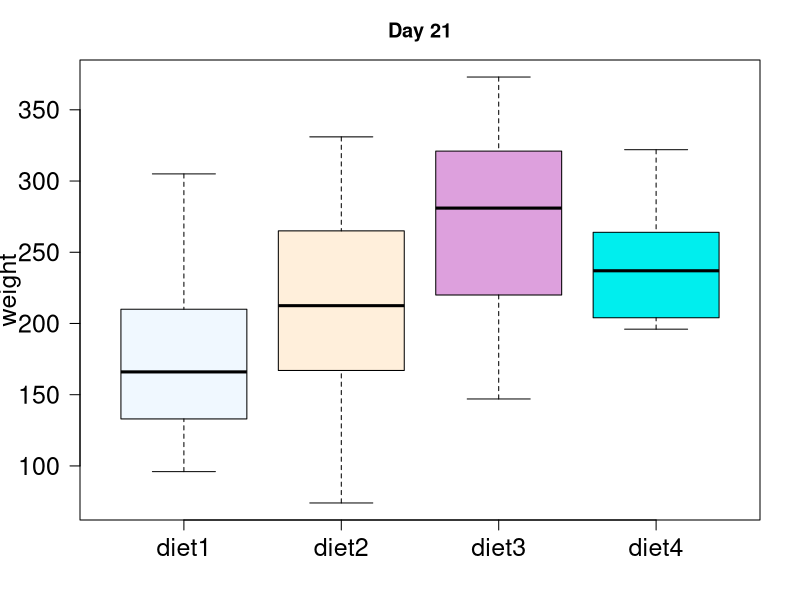

Generate this figure with R:
data(ChickWeight)
diet1=ChickWeight[ChickWeight$Diet==1 & ChickWeight$Time==21,]
diet2=ChickWeight[ChickWeight$Diet==2 & ChickWeight$Time==21,]
diet3=ChickWeight[ChickWeight$Diet==3 & ChickWeight$Time==21,]
diet4=ChickWeight[ChickWeight$Diet==4 & ChickWeight$Time==21,]
quartz()
par(mar=c(4,4,3,2))
boxplot(diet1$weight,diet2$weight,diet3$weight,diet4$weight,names=c("diet1","diet2","diet3","diet4"),
        ylab="weight",col=c("aliceblue","antiquewhite1","plum","cyan2"),las=1,cex.axis=1.5,
        cex.lab=1.5,main="Day 21")
anova1 = aov(weight ~ Diet, data = ChickWeight)
summary(anova1)
TukeyHSD(anova1)